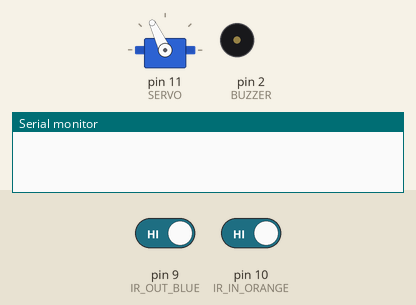
This sketch was run on a simulated Arduino Uno, built with avr-gcc and run on an emulated ATmega328P. On the bench: servo, buzzer (waves = sounding, pin HIGH), the last lines printed to the serial monitor. The test bench sets the inputs (shaded band); at power-on: pin 9 (IR_OUT_BLUE) HIGH, pin 10 (IR_IN_ORANGE) HIGH.

Above: at 1.2 s.
1.3 s: pin 9 (IR_OUT_BLUE) driven LOW
At 1.7 s:
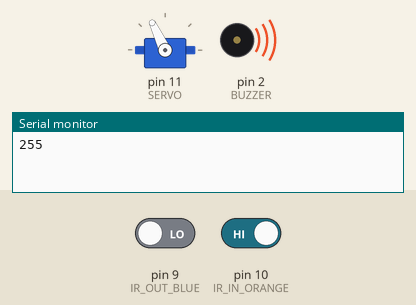
At 7.3 s:
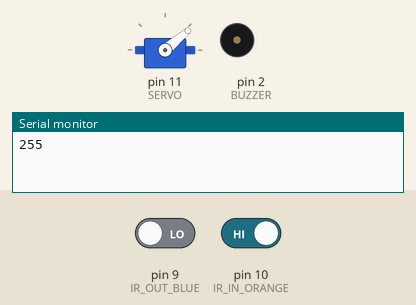
Timing chart, 0 to 13.3 s (numbered marks = the images above; inputs shaded):
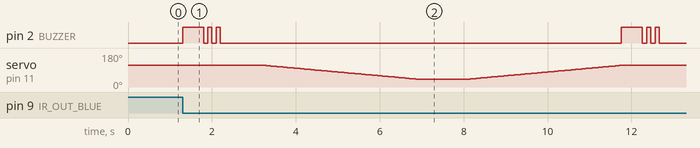

The sketch:

parking_project.ino
```cpp
#include <Servo.h>

Servo i;
byte IR_OUT_BLUE = 9;
byte IR_IN_ORANGE = 10;
byte VEHICLE_COUNT = 0;
byte BUZZER = 2;
byte SERVO = 11;

void setup(){
    pinMode(IR_OUT_BLUE, INPUT);
    pinMode(IR_IN_ORANGE, INPUT);
    pinMode(BUZZER, OUTPUT);
    i.attach(SERVO);
    Serial.begin(9600);
    init_barrier();
}

void loop(){
    // check for incoming vehicle
    if (digitalRead(IR_IN_ORANGE)== LOW){
      VEHICLE_COUNT += 1;
      Serial.println(VEHICLE_COUNT);
      beep_in();
      delay(1000);
      barrier_up();
      delay(1000);
      barrier_down();
    }

    // check for outgoing vehicle
    if(digitalRead(IR_OUT_BLUE)== LOW){
      VEHICLE_COUNT -= 1;
      Serial.println(VEHICLE_COUNT);
      beep_out();
      delay(1000);
      barrier_up();
      delay(1000);
      barrier_down();
    }
}

//set the barrier to initial position
void init_barrier(){
  i.write(115);
}

void barrier_up(){
  for(int j=115; j>=40; j--){
      i.write(j);
      delay(50);
  }
}

void barrier_down(){
  for(int j=40; j<115; j++){
    i.write(j);
    delay(50);
  }
}

void beep_in(){
   digitalWrite(BUZZER, HIGH);
   delay(500);
   digitalWrite(BUZZER, LOW);
   delay(100);
   digitalWrite(BUZZER, HIGH);
   delay(100);
   digitalWrite(BUZZER, LOW);
}

void beep_out(){
   digitalWrite(BUZZER, HIGH);
   delay(500);
   digitalWrite(BUZZER, LOW);
   delay(100);
   digitalWrite(BUZZER, HIGH);
   delay(100);
   digitalWrite(BUZZER, LOW);
   delay(100);
   digitalWrite(BUZZER, HIGH);
   delay(100);
   digitalWrite(BUZZER, LOW);
}
```

Measured:
- after the input at 1.3 s, pin 2 (BUZZER): LOW → HIGH at once, → LOW 0.50 s later, → HIGH 0.10 s later, → LOW 0.10 s later, … (12 changes in this stretch)
